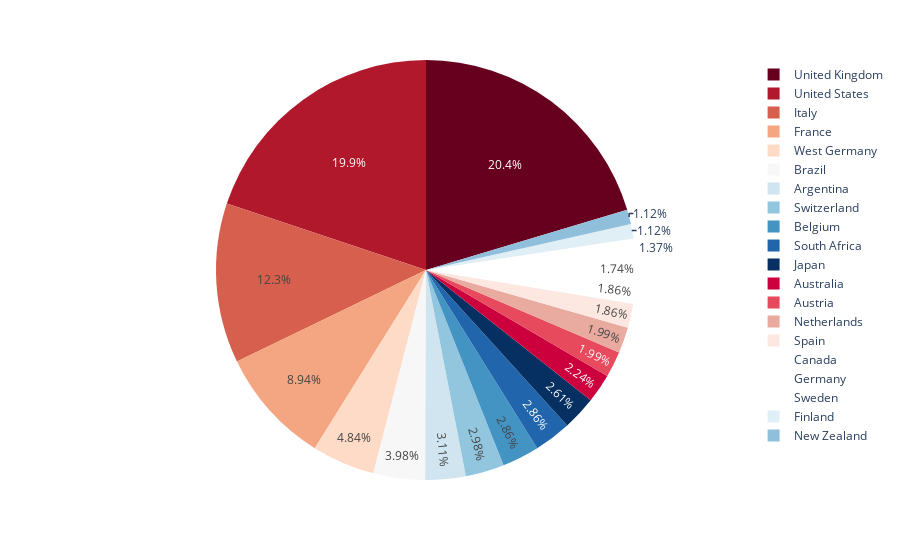

Notebook cell for this chart:
### Code cell
def generate_chart(names, values):
    df = px.data.tips() 
    fig = px.pie(df, values=values, names=names, color_discrete_sequence=px.colors.sequential.RdBu)
    return fig

generate_chart(nationality_drivers.index,nationality_drivers.values)

### Figure 1 — Plotly figure (JSON) as saved in the notebook; plotly's stock layout.template omitted (floating-point values rounded to 4 significant figures)
{"data": [{"domain": {"x": [0, 1], "y": [0, 1]}, "hovertemplate": "label=%{label}<br>value=%{value}<extra></extra>", "labels": ["United Kingdom", "United States", "Italy", "France", "West Germany", "Brazil", "Argentina", "Switzerland", "Belgium", "South Africa", "Japan", "Australia", "Austria", "Netherlands", "Spain", "Canada", "Germany", "Sweden", "Finland", "New Zealand"], "legendgroup": "", "name": "", "showlegend": true, "type": "pie", "values": [164, 160, 99, 72, 39, 32, 25, 24, 23, 23, 21, 18, 16, 16, 15, 15, 14, 11, 9, 9]}], "layout": {"legend": {"tracegroupgap": 0}, "margin": {"t": 60}, "piecolorway": ["rgb(103,0,31)", "rgb(178,24,43)", "rgb(214,96,77)", "rgb(244,165,130)", "rgb(253,219,199)", "rgb(247,247,247)", "rgb(209,229,240)", "rgb(146,197,222)", "rgb(67,147,195)", "rgb(33,102,172)", "rgb(5,48,97)"]}}
